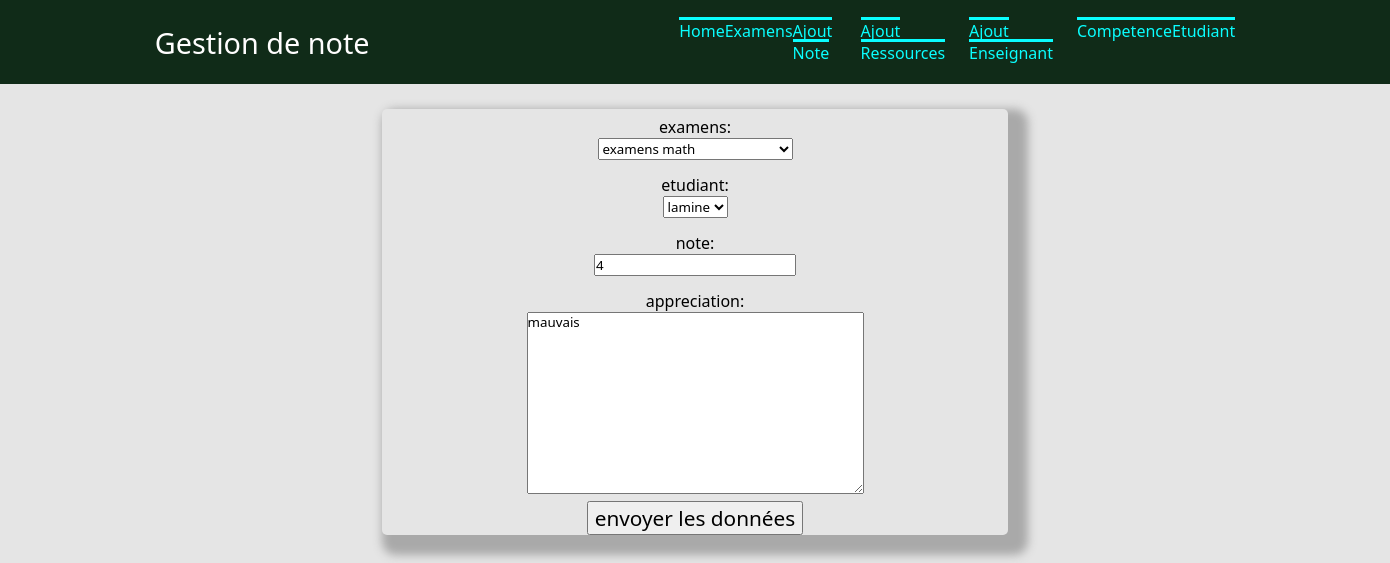
The app's page /gestion/update_note/2 with its own data.
### gestion/models.py (models this page shows, shortened)
class Notes(models.Model):
    examens = models.ForeignKey('Examens', on_delete=models.CASCADE,null = True,)
    etudiant =models.ForeignKey('Etudiant', on_delete=models.CASCADE,null = True,)
    note =models.IntegerField(blank=False, null=True)
    appreciation =models.TextField(null=True, blank=True)
    def dico(self):
        return {"examens": self.examens, "note": self.note, "etudiant": self.etudiant, "appreciation": self.appreciation, }

### gestion/views.py (the view)
# urls.py: path("update_note/<int:id>", views.update_note),
def update_note(request, id):
    note = models.Notes.objects.get(pk=id)
    nform = NotesForm(note.dico())
    return render(request,"note/update_note.html",{"nform": nform,"id":id})

### gestion/forms.py
class NotesForm(ModelForm):
    class Meta:
        model = models.Notes
        fields = ('examens','etudiant','note','appreciation')
        labels = {
            'examens' : _('examens') ,
            'etudiant': _('etudiant'),
            'note': _('note'),
            'appreciation': _('appreciation'),
        }

### gestion/models.py (called while the page is built)
    def __str__(self):
        return  self.nom

    def __str__(self):
        return  self.titre

### gestion/templates/note/update_note.html (shortened to what this page needs)
     {% extends "gestion/main.html" %}
{%block content %}
    <form method="post" action="/gestion/traitementupdate_note/{{id}}/">
    {{ nform.as_p }}
        <input type="submit" value="envoyer les données">
    </form>
{% endblock %}

### gestion/static/gestion/style.css (style rules this page uses)
* { font-weight:1; font-family:system-ui,arial; }
html, body { margin : 0px; padding : 0px; background-color: #E5E5E5; }
input[type=submit],button { #background:#404040; font-family:system-ui,arial; font-size:130%; padding: revert; }
input[type=text],input[type=number],textarea,select,option { color:black; font-family:system-ui,arial; }
form { flex-direction:column; align-items:center; margin-top:25px; width:45%; height: auto; border-radius:5px; box-shadow:10px 10px 10px 10px #A9A9A9; margin:25px; text-align: -webkit-center; }
form > p { list-style-type:none; display:flex; flex-direction:column; align-items:center; padding:7px; width:70%; }
* { margin: 0; padding: 0; }
body { font-family: Rubik; overflow-x: hidden; }

### records on screen
Notes: examens "examens math", etudiant "lamine", note "4", appreciation "mauvais"
